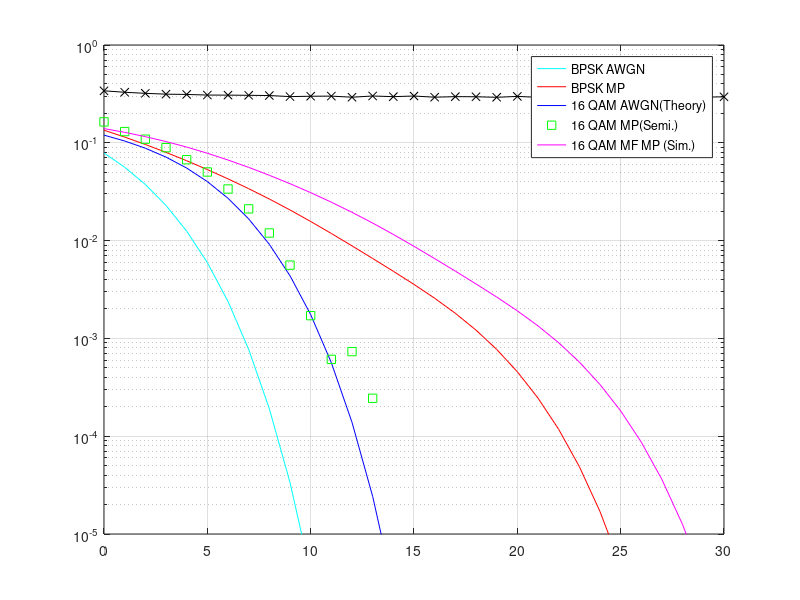

Write MATLAB code to recreate this figure.
clear, clc, close all
tic
%===Simulation parameter definitions===
M=16;% M for 16 QAM
symbol_bits=log2(M);% 4 bits for a symbol in 16 QAM
nsymbol=2048;% Define 2048 symbols
ncarrier=2048;% Define 128 carriers
cp_length=16;% Length of Cyclic Prefix
SNR=0:1:42;% multipath SNR(dB)
SNR_lin=10.^(SNR/10);% multipath linear SNR
C=[-3+3j -3+1j -3-3j -3-1j -1+3j -1+1j -1-3j -1-1j 1+3j 1+1j 1-3j 1-1j 3+3j 3+1j 3-3j 3-1j];% Graycode rule
Es=sum(abs(C).^2)/M;% average power of symbol
Eb=Es/symbol_bits;
N0=Eb./SNR_lin;
sigma=sqrt(N0/2);
%---Channel Energy Normalization---
P=[0 -0.9 -4.9 -8 -7.8 -23.9];
h_l=sqrt(10.^(P/10));
U=sqrt(sum(abs(h_l).^2));
hl=h_l./U;
H=[hl(1),zeros(1,1),hl(2),zeros(1,6),hl(3),zeros(1,4),hl(4),zeros(1,11),hl(5),zeros(1,15),hl(6)];
Hk=fft(H,2048);

%===Semianalyical BER===
%---BPSK in multipath---
BER_BPSK_MP_symbol=zeros(1,ncarrier);
BER_BPSK_MP=zeros(1,length(SNR));
for mm=1:length(SNR)
    BER_BPSK_MP_symbol=qfunc(sqrt(2*SNR_lin(mm)*(abs(Hk).^2)));
    BER_BPSK_MP(mm)=sum(BER_BPSK_MP_symbol)/ncarrier;
end
%---BPSK AWGN---
BER_BPSK_AWGN=qfunc(sqrt(2*SNR_lin));
%---16QAM in multipath---
BER_16QAM_MP_symbol=zeros(1,ncarrier);
BER_16QAM_MP=zeros(1,length(SNR));
for kk=1:length(SNR)
    BER_16QAM_MP_symbol=qfunc(sqrt(3*symbol_bits/(M-1)*SNR_lin(kk)*abs(Hk).^2));
    BER_16QAM_MP(kk)=2*(1-1/sqrt(M))*sum(BER_16QAM_MP_symbol)/ncarrier;
end
Pm_MP=1-(1-BER_16QAM_MP).^2;
Pb_MP=Pm_MP./symbol_bits;
%---16QAM AWGN---
BER_16QAM_AWGN=zeros(1,length(SNR));
for oo=1:length(SNR)
    P_sqrtM = 2*(1-1./sqrt(M))*qfunc(sqrt(3*symbol_bits/(M-1)*SNR_lin(oo)));
    P_M = 1-(1-P_sqrtM).^2;
    BER_16QAM_AWGN(oo) = P_M/symbol_bits;
end

%===Simulation===
%---define the size of variables---
ber_sim_16qam_awgn=zeros(1,length(SNR));
ber_sim_16qam_mp=zeros(1,length(SNR));
zf=[];
for m=1:length(SNR)
    total_errors_awgn=0;
    total_errors_mp=0;
    %===Tx===
    %---16QAM modulation---
    tx=randi([0 M-1],1,nsymbol);
    Dn_16qam_mod=C(tx+1);
    %---ifft---
    Dn_time=ifft(Dn_16qam_mod)*sqrt(nsymbol);
    %---Insert Cyclic Prefix---
    xn=[Dn_time(1,nsymbol-cp_length+1:end),Dn_time];
    
    %===Channel===
    %---AWGN Config---
    [yn,zf]=filter(H,1,xn,zf);
    awgn_noise=sigma(m)*(randn(1,nsymbol+cp_length)+1i*randn(1,nsymbol+cp_length));
    %---Add AWGN---
    signal_awgn=xn+awgn_noise;
    signal_mp=yn+awgn_noise;
    
    %===Rx===
    %---Remove Cyclic Prefix---
    rx_cp_awgn=signal_awgn(:,cp_length+1:end);
    rx_cp_mp=signal_mp(:,cp_length+1:end);
    %---fft---
    rx_signal_freq_awgn=fft(rx_cp_awgn)/sqrt(nsymbol);
    rx_signal_freq_mp=fft(rx_cp_mp)/sqrt(nsymbol);
    %---16QAM Demodulation---
    C_Dk_awgn=zeros(1,M);
    C_Dk_mp=zeros(1,M);
    rx_awgn=zeros(1,nsymbol);
    rx_mp=zeros(1,nsymbol);
    for l =1:nsymbol
        C_Dk_awgn = sqrt(abs(C-rx_signal_freq_awgn(l)).^2);
        C_Dk_mp = sqrt(abs(C-rx_signal_freq_mp(l)).^2);
        [a,index_awgn] = min(C_Dk_awgn);
        [b,index_mp] = min(C_Dk_mp);
        rx_awgn(l) = index_awgn-1;
        rx_mp(l) = index_mp-1;
    end
    
    %===Compute BER===
    bit_errors_awgn=biterr(rx_awgn,tx);
    bit_errors_mp=biterr(rx_mp,tx);
    total_errors_awgn=total_errors_awgn+bit_errors_awgn;
    total_errors_mp=total_errors_mp+bit_errors_mp;
    ber_sim_16qam_awgn(m)=total_errors_awgn/nsymbol/symbol_bits;
    ber_sim_16qam_mp(m)=total_errors_mp/nsymbol/symbol_bits;
    toc
end

%===plot results===
figure()
semilogy(SNR,BER_BPSK_AWGN,'c-',SNR,BER_BPSK_MP,'r-',SNR,BER_16QAM_AWGN,'b-',SNR,ber_sim_16qam_awgn,'gs',SNR,Pb_MP,'m-',SNR,ber_sim_16qam_mp,'x-k');
legend('BPSK AWGN','BPSK MP','16 QAM AWGN(Theory)','16 QAM MP(Semi.)','16 QAM MF MP (Sim.)');
ylim([1e-5 1]);
xlim([0 30]);
grid on;
